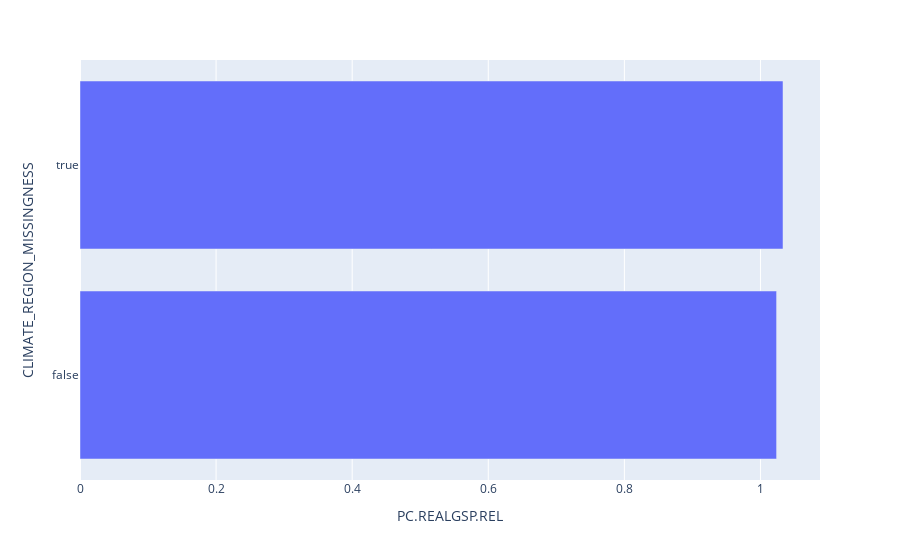

Source (notebook cell):
### Code cell
sim_df = sim_df.assign(CLIMATE_REGION_MISSINGNESS = sim_df['CLIMATE.REGION'].isna())
cli_mi = px.bar(sim_df.groupby('CLIMATE_REGION_MISSINGNESS')['PC.REALGSP.REL'].mean().reset_index(), orientation='h', y='CLIMATE_REGION_MISSINGNESS', x='PC.REALGSP.REL')
cli_mi.show()

cli_mi.write_html('assets/cli_mi.html', include_plotlyjs='cdn')

### Figure 1 — Plotly figure (JSON) as saved in the notebook; plotly's stock layout.template omitted (floating-point values rounded to 4 significant figures)
{"data": [{"alignmentgroup": "True", "hovertemplate": "PC.REALGSP.REL=%{x}<br>CLIMATE_REGION_MISSINGNESS=%{y}<extra></extra>", "legendgroup": "", "marker": {"color": "#636efa", "pattern": {"shape": ""}}, "name": "", "offsetgroup": "", "orientation": "h", "showlegend": false, "textposition": "auto", "type": "bar", "x": [1.024, 1.033], "xaxis": "x", "y": [false, true], "yaxis": "y"}], "layout": {"barmode": "relative", "legend": {"tracegroupgap": 0}, "margin": {"t": 60}, "xaxis": {"anchor": "y", "domain": [0, 1], "title": {"text": "PC.REALGSP.REL"}}, "yaxis": {"anchor": "x", "domain": [0, 1], "title": {"text": "CLIMATE_REGION_MISSINGNESS"}}}}
